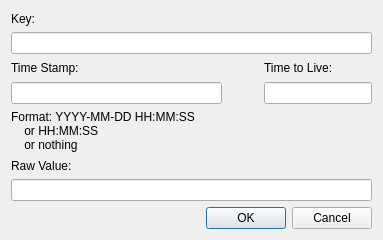
<?xml version="1.0" encoding="UTF-8"?>
<ui version="4.0">
 <class>WindowAddKey</class>
 <widget class="QDialog" name="WindowAddKey">
  <property name="geometry">
   <rect>
    <x>0</x>
    <y>0</y>
    <width>383</width>
    <height>240</height>
   </rect>
  </property>
  <property name="windowTitle">
   <string>Add/change key</string>
  </property>
  <layout class="QGridLayout" name="gridLayout">
   <item row="7" column="0" colspan="4">
    <widget class="QDialogButtonBox" name="buttonBox">
     <property name="standardButtons">
      <set>QDialogButtonBox::Cancel|QDialogButtonBox::Ok</set>
     </property>
    </widget>
   </item>
   <item row="5" column="0">
    <widget class="QLabel" name="labelValue">
     <property name="text">
      <string>Raw Value:</string>
     </property>
    </widget>
   </item>
   <item row="2" column="0">
    <widget class="QLabel" name="labelTimeStamp">
     <property name="text">
      <string>Time Stamp:</string>
     </property>
    </widget>
   </item>
   <item row="3" column="2">
    <spacer name="horizontalSpacer">
     <property name="orientation">
      <enum>Qt::Horizontal</enum>
     </property>
     <property name="sizeType">
      <enum>QSizePolicy::Fixed</enum>
     </property>
     <property name="sizeHint" stdset="0">
      <size>
       <width>30</width>
       <height>20</height>
      </size>
     </property>
    </spacer>
   </item>
   <item row="3" column="0" colspan="2">
    <widget class="QLineEdit" name="valueTime"/>
   </item>
   <item row="6" column="0" colspan="4">
    <widget class="QLineEdit" name="valueValue"/>
   </item>
   <item row="1" column="0" colspan="4">
    <widget class="QLineEdit" name="valueKey"/>
   </item>
   <item row="0" column="0">
    <widget class="QLabel" name="labelKey">
     <property name="text">
      <string>Key:</string>
     </property>
    </widget>
   </item>
   <item row="3" column="3">
    <widget class="QLineEdit" name="valueTTL">
     <property name="sizePolicy">
      <sizepolicy hsizetype="Fixed" vsizetype="Fixed">
       <horstretch>0</horstretch>
       <verstretch>0</verstretch>
      </sizepolicy>
     </property>
     <property name="inputMask">
      <string>#ddddd9; </string>
     </property>
    </widget>
   </item>
   <item row="2" column="3">
    <widget class="QLabel" name="labelTTL">
     <property name="text">
      <string>Time to Live:</string>
     </property>
    </widget>
   </item>
   <item row="4" column="0">
    <widget class="QLabel" name="label">
     <property name="text">
      <string>Format: YYYY-MM-DD HH:MM:SS&lt;br&gt;&amp;nbsp;&amp;nbsp;&amp;nbsp;&amp;nbsp;or HH:MM:SS&lt;br&gt;&amp;nbsp;&amp;nbsp;&amp;nbsp;&amp;nbsp;or nothing</string>
     </property>
    </widget>
   </item>
  </layout>
 </widget>
 <tabstops>
  <tabstop>valueKey</tabstop>
  <tabstop>valueValue</tabstop>
  <tabstop>valueTime</tabstop>
  <tabstop>valueTTL</tabstop>
  <tabstop>buttonBox</tabstop>
 </tabstops>
 <resources/>
 <connections>
  <connection>
   <sender>buttonBox</sender>
   <signal>accepted()</signal>
   <receiver>WindowAddKey</receiver>
   <slot>accept()</slot>
   <hints>
    <hint type="sourcelabel">
     <x>244</x>
     <y>176</y>
    </hint>
    <hint type="destinationlabel">
     <x>185</x>
     <y>152</y>
    </hint>
   </hints>
  </connection>
  <connection>
   <sender>buttonBox</sender>
   <signal>rejected()</signal>
   <receiver>WindowAddKey</receiver>
   <slot>reject()</slot>
   <hints>
    <hint type="sourcelabel">
     <x>265</x>
     <y>167</y>
    </hint>
    <hint type="destinationlabel">
     <x>343</x>
     <y>152</y>
    </hint>
   </hints>
  </connection>
 </connections>
</ui>
